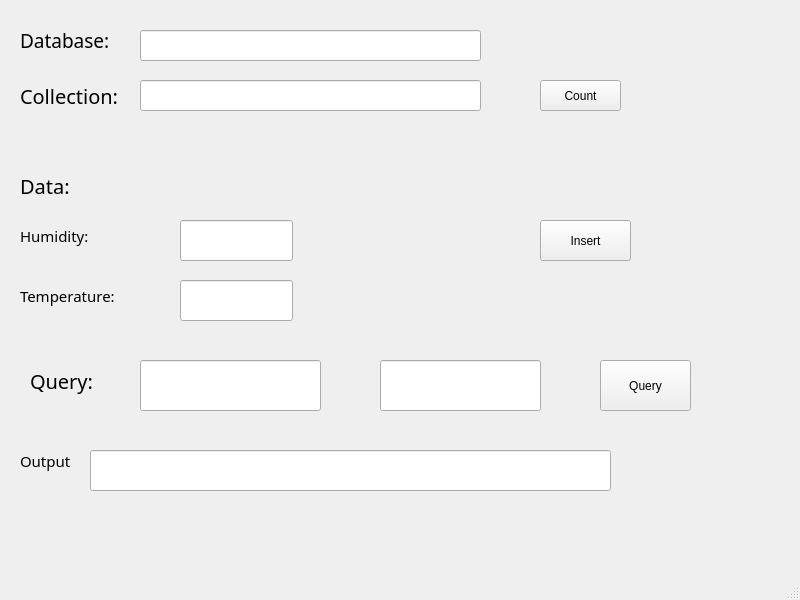
<?xml version="1.0" encoding="UTF-8"?>
<ui version="4.0">
 <class>MainWindow</class>
 <widget class="QMainWindow" name="MainWindow">
  <property name="geometry">
   <rect>
    <x>0</x>
    <y>0</y>
    <width>800</width>
    <height>600</height>
   </rect>
  </property>
  <property name="windowTitle">
   <string>MongoDB Client</string>
  </property>
  <property name="windowIcon">
   <iconset>
    <normaloff>../../Icon/mongo.png</normaloff>../../Icon/mongo.png</iconset>
  </property>
  <widget class="QWidget" name="centralwidget">
   <widget class="QLabel" name="database_name">
    <property name="geometry">
     <rect>
      <x>20</x>
      <y>20</y>
      <width>91</width>
      <height>41</height>
     </rect>
    </property>
    <property name="font">
     <font>
      <family>Segoe Print</family>
      <pointsize>14</pointsize>
     </font>
    </property>
    <property name="text">
     <string>Database:</string>
    </property>
   </widget>
   <widget class="QLabel" name="collection_name">
    <property name="geometry">
     <rect>
      <x>20</x>
      <y>80</y>
      <width>111</width>
      <height>31</height>
     </rect>
    </property>
    <property name="font">
     <font>
      <family>Segoe Print</family>
      <pointsize>15</pointsize>
     </font>
    </property>
    <property name="text">
     <string>Collection:</string>
    </property>
   </widget>
   <widget class="QLineEdit" name="databaseEdit">
    <property name="geometry">
     <rect>
      <x>140</x>
      <y>30</y>
      <width>341</width>
      <height>31</height>
     </rect>
    </property>
   </widget>
   <widget class="QLineEdit" name="collectionEdit">
    <property name="geometry">
     <rect>
      <x>140</x>
      <y>80</y>
      <width>341</width>
      <height>31</height>
     </rect>
    </property>
   </widget>
   <widget class="QLineEdit" name="outputEdit">
    <property name="geometry">
     <rect>
      <x>90</x>
      <y>450</y>
      <width>521</width>
      <height>41</height>
     </rect>
    </property>
   </widget>
   <widget class="QLabel" name="label">
    <property name="geometry">
     <rect>
      <x>20</x>
      <y>440</y>
      <width>71</width>
      <height>41</height>
     </rect>
    </property>
    <property name="font">
     <font>
      <family>Segoe Print</family>
      <pointsize>11</pointsize>
     </font>
    </property>
    <property name="text">
     <string>Output</string>
    </property>
   </widget>
   <widget class="QPushButton" name="countButton">
    <property name="geometry">
     <rect>
      <x>540</x>
      <y>80</y>
      <width>81</width>
      <height>31</height>
     </rect>
    </property>
    <property name="text">
     <string>Count</string>
    </property>
   </widget>
   <widget class="QLabel" name="data_label">
    <property name="geometry">
     <rect>
      <x>20</x>
      <y>160</y>
      <width>91</width>
      <height>51</height>
     </rect>
    </property>
    <property name="font">
     <font>
      <family>Segoe Print</family>
      <pointsize>15</pointsize>
     </font>
    </property>
    <property name="text">
     <string>Data:</string>
    </property>
   </widget>
   <widget class="QPushButton" name="insertButton">
    <property name="geometry">
     <rect>
      <x>540</x>
      <y>220</y>
      <width>91</width>
      <height>41</height>
     </rect>
    </property>
    <property name="text">
     <string>Insert</string>
    </property>
   </widget>
   <widget class="QLabel" name="humidity">
    <property name="geometry">
     <rect>
      <x>20</x>
      <y>220</y>
      <width>101</width>
      <height>31</height>
     </rect>
    </property>
    <property name="font">
     <font>
      <family>Segoe Print</family>
      <pointsize>11</pointsize>
     </font>
    </property>
    <property name="text">
     <string>Humidity: </string>
    </property>
   </widget>
   <widget class="QLabel" name="temperature">
    <property name="geometry">
     <rect>
      <x>20</x>
      <y>280</y>
      <width>131</width>
      <height>31</height>
     </rect>
    </property>
    <property name="font">
     <font>
      <family>Segoe Print</family>
      <pointsize>11</pointsize>
     </font>
    </property>
    <property name="text">
     <string>Temperature:</string>
    </property>
   </widget>
   <widget class="QLineEdit" name="humidityEdit">
    <property name="geometry">
     <rect>
      <x>180</x>
      <y>220</y>
      <width>113</width>
      <height>41</height>
     </rect>
    </property>
   </widget>
   <widget class="QLineEdit" name="temperatureEdit">
    <property name="geometry">
     <rect>
      <x>180</x>
      <y>280</y>
      <width>113</width>
      <height>41</height>
     </rect>
    </property>
   </widget>
   <widget class="QLabel" name="queryLabel">
    <property name="geometry">
     <rect>
      <x>30</x>
      <y>360</y>
      <width>91</width>
      <height>41</height>
     </rect>
    </property>
    <property name="font">
     <font>
      <family>Segoe Print</family>
      <pointsize>15</pointsize>
     </font>
    </property>
    <property name="text">
     <string>Query:</string>
    </property>
   </widget>
   <widget class="QLineEdit" name="dateInput">
    <property name="geometry">
     <rect>
      <x>140</x>
      <y>360</y>
      <width>181</width>
      <height>51</height>
     </rect>
    </property>
   </widget>
   <widget class="QLineEdit" name="timeInput">
    <property name="geometry">
     <rect>
      <x>380</x>
      <y>360</y>
      <width>161</width>
      <height>51</height>
     </rect>
    </property>
   </widget>
   <widget class="QPushButton" name="queryButton">
    <property name="geometry">
     <rect>
      <x>600</x>
      <y>360</y>
      <width>91</width>
      <height>51</height>
     </rect>
    </property>
    <property name="text">
     <string>Query</string>
    </property>
   </widget>
  </widget>
  <widget class="QMenuBar" name="menubar">
   <property name="geometry">
    <rect>
     <x>0</x>
     <y>0</y>
     <width>800</width>
     <height>21</height>
    </rect>
   </property>
  </widget>
  <widget class="QStatusBar" name="statusbar"/>
 </widget>
 <resources/>
 <connections/>
</ui>
